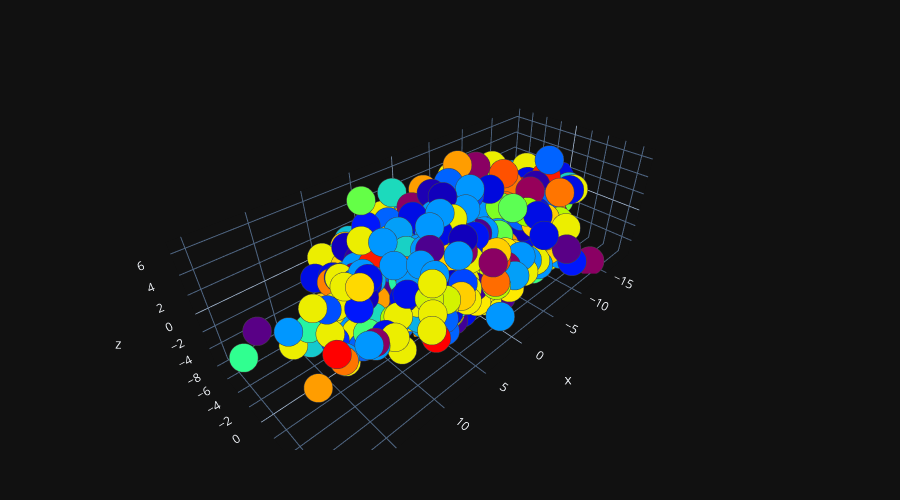

Notebook cell for this chart:
### Code cell
plot_3d(principalComponents[:, 0],principalComponents[:, 1],principalComponents[:, 2])

### Figure 1 — Plotly figure (JSON) as saved in the notebook; plotly's stock layout.template omitted (floating-point values rounded to 4 significant figures; data arrays with more than 128 entries replaced by an {"elided": "..."} marker saying what was removed)
{"data": [{"marker": {"color": {"elided": "943 int values"}, "colorscale": [[0, "rgb(150,0,90)"], [0.125, "rgb(0,0,200)"], [0.25, "rgb(0,25,255)"], [0.375, "rgb(0,152,255)"], [0.5, "rgb(44,255,150)"], [0.625, "rgb(151,255,0)"], [0.75, "rgb(255,234,0)"], [0.875, "rgb(255,111,0)"], [1, "rgb(255,0,0)"]], "line": {"width": 1}, "opacity": 1, "size": 10}, "mode": "markers", "type": "scatter3d", "x": {"elided": "943 float values"}, "y": {"elided": "943 float values"}, "z": {"elided": "943 float values"}}], "layout": {"height": 500, "margin": {"b": 50, "l": 50, "r": 50, "t": 50}, "width": 900}}
